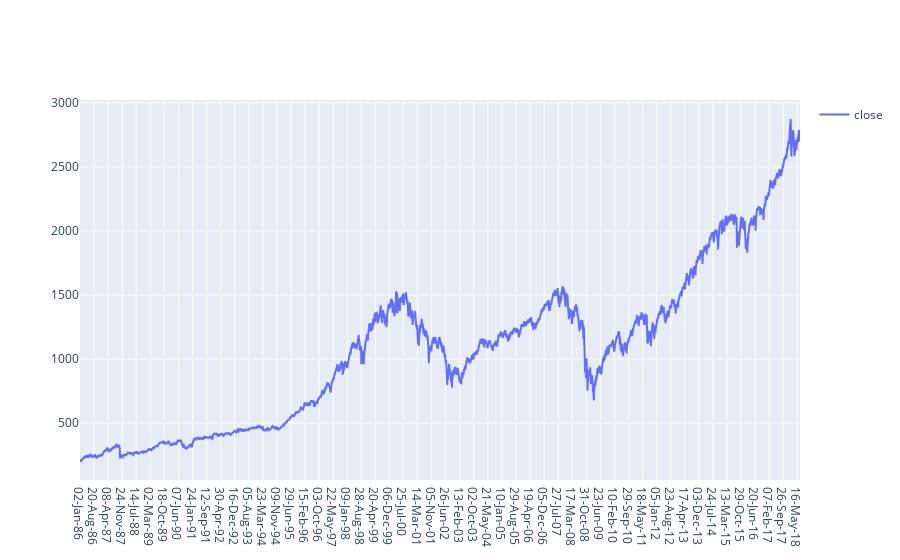

Notebook cell for this chart:
### Code cell
fig = go.Figure()
fig.add_trace(go.Scatter(x=df.date, y=df.close,
                    mode='lines',
                    name='close'))
fig.update_layout(showlegend=True)
fig.show()

### Figure 1 — Plotly figure (JSON) as saved in the notebook; plotly's stock layout.template omitted (floating-point values rounded to 4 significant figures; data arrays with more than 128 entries replaced by an {"elided": "..."} marker saying what was removed)
{"data": [{"mode": "lines", "name": "close", "type": "scatter", "x": {"elided": "8192 str values"}, "y": {"elided": "8192 float values"}}], "layout": {"showlegend": true}}
